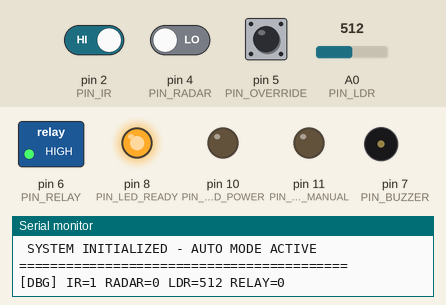
This sketch was run on a simulated Arduino Nano, built with avr-gcc and run on an emulated ATmega328P. On the bench: switched loads named in the sketch (green lamp = pin HIGH), output pins drawn as LEDs (lit = HIGH), buzzer (waves = sounding), the last lines printed to the serial monitor. The test bench sets the inputs (shaded band); at power-on: pin 5 (PIN_OVERRIDE) HIGH, pin 2 (PIN_IR) HIGH, pin 4 (PIN_RADAR) LOW, A0 (PIN_LDR) = 512.

Above: at 1.2 s.
1.3 s: pin 5 (PIN_OVERRIDE) pulled LOW for 0.15 s
At 1.6 s:
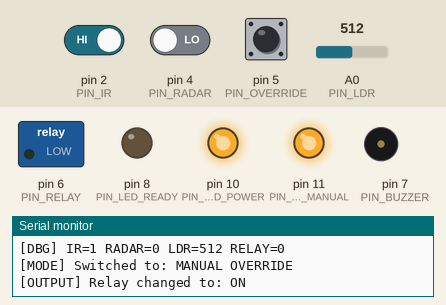
2.9 s: pin 5 (PIN_OVERRIDE) pulled LOW for 1 s
At 4.1 s:
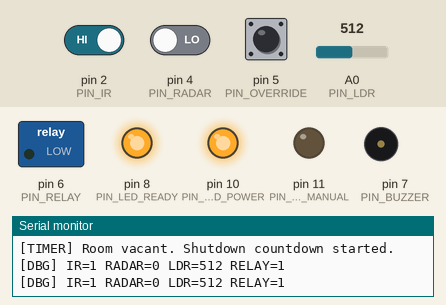
6.9 s: pin 2 (PIN_IR) driven LOW
At 20.6 s:
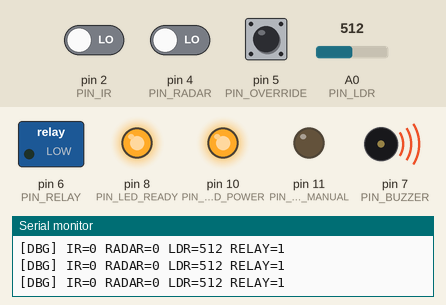
Timing chart, 0 to 21.3 s (numbered marks = the images above; inputs shaded):
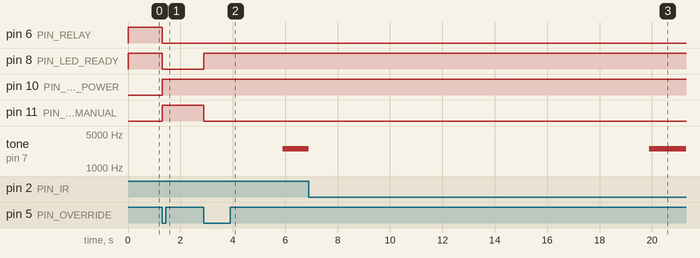

Measured:
- after the input at 1.3 s, pin 6 (PIN_RELAY), pin 8 (PIN_LED_READY): HIGH → LOW at once; pin 10 (PIN_LED_POWER), pin 11 (PIN_LED_MANUAL): LOW → HIGH at once
- after the input at 2.9 s, pin 8 (PIN_LED_READY): LOW → HIGH at once; pin 11 (PIN_LED_MANUAL): HIGH → LOW at once; tone on pin 7 (PIN_BUZZER): silent → 2500 Hz after 3.0 s
- after the input at 6.9 s, pin 6 (PIN_RELAY): stays LOW (without the input it goes to HIGH after 1.0 s); pin 10 (PIN_LED_POWER): stays HIGH (without the input it goes to LOW after 1.0 s); tone on pin 7 (PIN_BUZZER): 2500 Hz → silent after 0.00 s instead of 1.0 s

The sketch:

code.ino
```cpp
// ============================================================================
// SMART ENERGY MANAGEMENT SYSTEM (revised)
// Hardware: Arduino Nano, FC-51 IR, HLK-LD2410B Radar, LDR module, Relay, Buzzer
// ============================================================================

// ---------------- Pin Wiring Mappings ----------------
const int PIN_IR         = 2;  // FC-51 IR OUT (Active LOW)
const int PIN_RADAR      = 4;  // LD2410 OUT (Active HIGH)
const int PIN_OVERRIDE   = 5;  // Push switch (D5 to GND)
const int PIN_RELAY      = 6;  // Relay module IN
const int PIN_BUZZER     = 7;  // Buzzer I/O
const int PIN_LED_READY  = 8;  // Auto mode LED
const int PIN_LED_MANUAL = 11;  // Manual override LED
const int PIN_LED_POWER  = 10; // Load power LED
const int PIN_LDR        = A0; // LDR module analog OUT

// ---------------- HARDWARE SETTINGS: CHANGE TO MATCH YOUR MODULES ----------------
const bool RELAY_ACTIVE_LOW  = true; // true if relay switches ON when IN is LOW (most blue modules)
const bool BUZZER_ACTIVE_LOW = false; // true for "low level trigger" buzzer modules
const bool BUZZER_PASSIVE    = true; // true if buzzer only sounds with a tone (passive type)
const int  BUZZER_FREQ       = 2500;  // Hz, only used for passive buzzers
const bool LDR_DARK_IS_HIGH  = false;  // true if the analog reading goes UP in the dark
const bool DEBUG_PRINT       = true;  // prints sensor values once per second

const int RELAY_ON  = RELAY_ACTIVE_LOW ? LOW : HIGH;
const int RELAY_OFF = RELAY_ACTIVE_LOW ? HIGH : LOW;

// ---------------- Thresholds & Timers ----------------
const int LDR_THRESHOLD           = 400;   // Calibrate using the DEBUG output
const unsigned long TIMEOUT_OFF   = 5000;  // Vacancy countdown (5s for testing; use minutes in real use)
const unsigned long BEEP_DUR      = 2000;  // Warning beep length at end of countdown
const unsigned long ENTRY_GRACE   = 10000; // After IR trigger, assume occupied this long so radar can lock on

// ---------------- System State ----------------
bool manualOverride = false;
bool relayState = false;
bool buzzerState = false;

bool prevIRState = HIGH;
bool prevOverrideState = HIGH;

bool irGraceActive = false;
unsigned long irTriggerTime = 0;

unsigned long vacantStartTime = 0;
bool inVacantCountdown = false;

void setup() {
  Serial.begin(115200);

  pinMode(PIN_IR, INPUT_PULLUP);
  pinMode(PIN_OVERRIDE, INPUT_PULLUP);
  pinMode(PIN_RADAR, INPUT);

  // Write the safe level BEFORE switching to OUTPUT to avoid a glitch at boot
  digitalWrite(PIN_RELAY, RELAY_OFF);
  pinMode(PIN_RELAY, OUTPUT);

  digitalWrite(PIN_BUZZER, BUZZER_ACTIVE_LOW ? HIGH : LOW);
  pinMode(PIN_BUZZER, OUTPUT);

  pinMode(PIN_LED_READY, OUTPUT);
  pinMode(PIN_LED_MANUAL, OUTPUT);
  pinMode(PIN_LED_POWER, OUTPUT);

  digitalWrite(PIN_LED_READY, HIGH);
  digitalWrite(PIN_LED_MANUAL, LOW);
  digitalWrite(PIN_LED_POWER, LOW);

  Serial.println(F("=========================================="));
  Serial.println(F(" SYSTEM INITIALIZED - AUTO MODE ACTIVE    "));
  Serial.println(F("=========================================="));
}

void loop() {
  unsigned long now = millis();

  // 1. Read sensors
  bool currIR = digitalRead(PIN_IR);
  bool currOverride = digitalRead(PIN_OVERRIDE);
  //bool targetPresent = false;
  bool targetPresent = digitalRead(PIN_RADAR);
  int ambientLight = analogRead(PIN_LDR);

  // Debug output (non-blocking, once per second)
  static unsigned long lastDebug = 0;
  if (DEBUG_PRINT && now - lastDebug >= 1000) {
    lastDebug = now;
    Serial.print(F("[DBG] IR="));    Serial.print(currIR);
    Serial.print(F(" RADAR="));      Serial.print(targetPresent);
    Serial.print(F(" LDR="));        Serial.print(ambientLight);
    Serial.print(F(" RELAY="));      Serial.println(relayState);
  }

  // 2. Manual override (200ms debounce)
  static unsigned long lastOverrideTime = 0;
  if (prevOverrideState == HIGH && currOverride == LOW) {
    if (now - lastOverrideTime > 200) {
      manualOverride = !manualOverride;

      digitalWrite(PIN_LED_MANUAL, manualOverride ? HIGH : LOW);
      digitalWrite(PIN_LED_READY, manualOverride ? LOW : HIGH);

      Serial.print(F("[MODE] Switched to: "));
      Serial.println(manualOverride ? F("MANUAL OVERRIDE") : F("AUTO"));

      if (manualOverride) {
        setRelay(true);
        inVacantCountdown = false;
        setBuzzer(false);
      } else {
        irGraceActive = false; // start auto mode clean
      }
      lastOverrideTime = now;
    }
  }
  prevOverrideState = currOverride;

  // Manual mode: skip automatic logic, but keep IR edge state current
  if (manualOverride) {
    prevIRState = currIR;
    return;
  }

  // 3. IR trigger (falling edge) opens a timed entry-grace window
  if (prevIRState == HIGH && currIR == LOW) {
    irGraceActive = true;
    irTriggerTime = now;
    Serial.println(F("[TRIGGER] IR triggered. Entry grace window started."));
  }
  prevIRState = currIR;

  if (irGraceActive && (now - irTriggerTime >= ENTRY_GRACE)) {
    irGraceActive = false;
  }

  // 4. Sensor fusion: IR grace window OR radar presence
  bool occupancyDetected = irGraceActive || targetPresent;

  if (occupancyDetected) {
    inVacantCountdown = false;
    setBuzzer(false);

    bool isDark = LDR_DARK_IS_HIGH ? (ambientLight > LDR_THRESHOLD)
                                   : (ambientLight < LDR_THRESHOLD);
    if (!relayState && !isDark) {
      static unsigned long lastWhy = 0;
      if (now - lastWhy > 3000) {
        lastWhy = now;
        Serial.println(F("[AUTO] Occupied but room is bright - relay stays OFF"));
      }
    }
    setRelay(isDark || relayState);
  } else {
    if (relayState && !inVacantCountdown) {
      inVacantCountdown = true;
      vacantStartTime = now;
      Serial.println(F("[TIMER] Room vacant. Shutdown countdown started."));
    }

    if (inVacantCountdown) {
      unsigned long elapsed = now - vacantStartTime;

      setBuzzer(elapsed >= (TIMEOUT_OFF - BEEP_DUR) && elapsed < TIMEOUT_OFF);

      if (elapsed >= TIMEOUT_OFF) {
        setRelay(false);
        irGraceActive = false;
        inVacantCountdown = false;
        setBuzzer(false);
        Serial.println(F("[POWER] Shutdown complete. Relay OFF."));
      }
    }
  }
}

// ----------------------------------------------------------------------------
// Relay helper (handles active-low or active-high modules)
// ----------------------------------------------------------------------------
void setRelay(bool state) {
  if (relayState != state) {
    relayState = state;
    digitalWrite(PIN_RELAY, state ? RELAY_ON : RELAY_OFF);
    digitalWrite(PIN_LED_POWER, state ? HIGH : LOW);

    Serial.print(F("[OUTPUT] Relay changed to: "));
    Serial.println(state ? F("ON") : F("OFF"));
  }
}

// ----------------------------------------------------------------------------
// Buzzer helper (handles active/passive and active-low/high types)
// Only acts on state changes so tone() isn't restarted every loop.
// ----------------------------------------------------------------------------
void setBuzzer(bool on) {
  if (on == buzzerState) return;
  buzzerState = on;

  if (BUZZER_PASSIVE) {
    if (on) {
      tone(PIN_BUZZER, BUZZER_FREQ);
    } else {
      noTone(PIN_BUZZER);
      digitalWrite(PIN_BUZZER, BUZZER_ACTIVE_LOW ? HIGH : LOW); // idle level
    }
  } else {
    bool level = BUZZER_ACTIVE_LOW ? !on : on;
    digitalWrite(PIN_BUZZER, level ? HIGH : LOW);
  }
}
```
